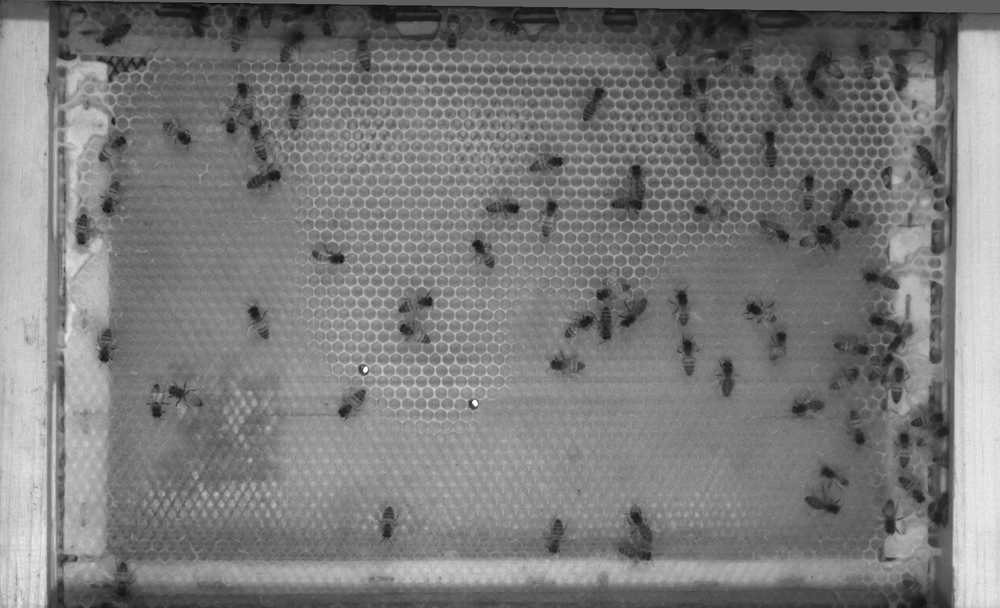
#> input picture filtres/M01C02_000338.png, 1000 x 608 px, shrunk from 1696 x 1031 before the run, found by its file name
$ python heatmap_bm3d.py
#> lines starting #> are read from the running program, lines starting #| are printed output that depends on the picture
#> further down, img is the input picture: shape (608, 1000); min 9, max 255, mean 122.5
#| Image chargée : M01C02_000338 (1000×608px)
import cv2
import numpy as np
import os
import matplotlib.pyplot as plt

# Dépendance : pip install bm3d
import bm3d

# ============================================================
#  CONFIGURATION
# ============================================================
INPUT_IMAGE_PATH = "/Users/valentindaveau/2IA_S8/Mission_R&D/Bee-recognition/images2_crop/M01C02_000338.png"
OUTPUT_DIR = (
    "/Users/valentindaveau/2IA_S8/Mission_R&D/Bee-recognition/Output/heatmap_bm3d_MC02"
)

# Paramètres heatmap
R = 40
T = 30

# Paramètres BM3D
# sigma_psd est l'écart-type estimé du bruit (en niveaux de gris, échelle 0-255).
# C'est le seul paramètre vraiment important de BM3D.
# Règle pratique :
#   - sigma_psd = 5-10  : bruit très faible (images quasi propres, légère compression PNG)
#   - sigma_psd = 15-25 : bruit modéré (caméra de ruche en conditions normales)
#   - sigma_psd = 30-50 : bruit fort (mauvais éclairage, capteur bas de gamme)
# Si tu ne connais pas le bruit de ta caméra, commence à sigma_psd=15 et ajuste
# selon le résultat : trop lisse → descends, grain visible → monte.
SIGMA_PSD = 15

# ============================================================
#  DÉBRUITAGE BM3D
# ============================================================
# BM3D (Block Matching and 3D filtering) — Dabov et al., IEEE TIP 2007
# Considéré comme l'état de l'art classique du débruitage (référence de facto).
#
# Principe en deux étapes :
#
# ÉTAPE 1 — Estimation de base (hard thresholding)
#   Pour chaque bloc de l'image, BM3D cherche dans toute l'image les blocs qui
#   lui ressemblent (block matching). Ces blocs similaires sont empilés en un
#   volume 3D. Une transformée 3D (DCT ou ondelettes) est appliquée sur ce volume :
#   les coefficients petits (= bruit) sont mis à zéro (seuillage dur), les grands
#   (= signal) sont conservés. On obtient une première image débruitée.
#
# ÉTAPE 2 — Estimation finale (filtre de Wiener collaboratif)
#   On refait un block matching sur la première image débruitée (plus précis).
#   Au lieu du seuillage dur, on applique un filtre de Wiener collaboratif :
#   chaque coefficient 3D est atténué proportionnellement à son rapport signal/bruit
#   estimé. Résultat : les détails fins (contours des abeilles) sont bien mieux
#   préservés que par un simple lissage gaussien.
#
# Avantage clé vs filtres classiques :
#   Le NLM et le gaussien lissent localement. BM3D exploite la REDONDANCE GLOBALE
#   de l'image : deux abeilles similaires dans des coins opposés de l'image
#   s'aident mutuellement à se débruiter. C'est particulièrement puissant pour
#   des ruches où les corps d'abeilles se ressemblent visuellement.
#
# Référence : K. Dabov et al., "Image denoising by sparse 3D transform-domain
#             collaborative filtering", IEEE TIP, vol. 16, no. 8, 2007.


def apply_bm3d(img_gray, sigma_psd=15):
    """
    Applique le filtre BM3D sur une image en niveaux de gris.

    Paramètres
    ----------
    img_gray  : image uint8 (0-255)
    sigma_psd : écart-type estimé du bruit (0-255).
                Plus grand = débruitage plus agressif.

    Retourne
    --------
    Image débruitée uint8 (0-255)
    """
    # BM3D travaille sur des valeurs normalisées [0.0, 1.0]
    img_float = img_gray.astype(np.float64) / 255.0
    sigma_norm = sigma_psd / 255.0

    denoised = bm3d.bm3d(img_float, sigma_psd=sigma_norm)

    # Remise sur 0-255 avec clipping pour éviter les débordements
    denoised = np.clip(denoised * 255.0, 0, 255).astype(np.uint8)
    return denoised


# ============================================================
#  PIPELINE HEATMAP
# ============================================================


def generate_and_save_heatmap(
    img_gray, r, threshold_val, output_folder, base_name, sigma_psd=15
):
    """
    Pipeline heatmap avec prétraitement BM3D avant la FFT.
    L'overlay final est rendu sur l'image originale non modifiée.
    """
    # Étape 0 : Débruitage BM3D
    img_processed = apply_bm3d(img_gray, sigma_psd)

    rows, cols = img_processed.shape
    crow, ccol = rows // 2, cols // 2

    # Étape 1 : FFT + masque passe-bas
    dft = cv2.dft(np.float32(img_processed), flags=cv2.DFT_COMPLEX_OUTPUT)
    dft_shift = np.fft.fftshift(dft)
    mask = np.zeros((rows, cols, 2), np.uint8)
    cv2.circle(mask, (ccol, crow), r, (1, 1), -1)
    fshift = dft_shift * mask
    f_ishift = np.fft.ifftshift(fshift)
    img_back = cv2.idft(f_ishift)
    img_back = cv2.magnitude(img_back[:, :, 0], img_back[:, :, 1])

    # Étape 2 : Heatmap
    img_back = cv2.normalize(img_back, None, 0, 255, cv2.NORM_MINMAX)
    heatmap_raw = 255 - img_back.astype(np.uint8)
    _, heatmap_t = cv2.threshold(heatmap_raw, threshold_val, 255, cv2.THRESH_TOZERO)
    heatmap_color = cv2.applyColorMap(heatmap_t, cv2.COLORMAP_JET)

    # Étape 3 : Overlay sur l'image ORIGINALE (pas sur l'image débruitée)
    img_bgr = cv2.cvtColor(img_gray, cv2.COLOR_GRAY2BGR)
    final_overlay = cv2.addWeighted(img_bgr, 0.6, heatmap_color, 0.4, 0)

    filename = f"heatmap_bm3d_sigma={sigma_psd}_r={r}_t={threshold_val}_{base_name}.png"
    save_path = os.path.join(output_folder, filename)
    cv2.imwrite(save_path, final_overlay)
    return filename


# ============================================================
#  GRID SEARCH SUR sigma_psd
# ============================================================
SIGMA_VALUES = [5, 15, 25, 40]


def create_summary_grid(output_folder, base_name, sigma_vals, r, t):
    """Grille récapitulative des différents niveaux de débruitage BM3D."""
    n = len(sigma_vals)
    fig, axes = plt.subplots(1, n + 1, figsize=(5 * (n + 1), 5))

    fig.suptitle(
        f"Grid Search BM3D : sigma_psd  (r={r}, t={t})\nImage : {base_name}.png",
        fontsize=16,
        fontweight="bold",
        y=1.02,
    )

    # Colonne 0 : référence sans débruitage
    ref_path = os.path.join(
        output_folder, f"heatmap_bm3d_sigma=0_r={r}_t={t}_{base_name}.png"
    )
    if os.path.exists(ref_path):
        axes[0].imshow(cv2.cvtColor(cv2.imread(ref_path), cv2.COLOR_BGR2RGB))
    axes[0].set_title("Sans BM3D\n(référence)", fontsize=11, pad=8)
    axes[0].axis("off")

    for j, sigma in enumerate(sigma_vals):
        filename = f"heatmap_bm3d_sigma={sigma}_r={r}_t={t}_{base_name}.png"
        filepath = os.path.join(output_folder, filename)
        if os.path.exists(filepath):
            axes[j + 1].imshow(cv2.cvtColor(cv2.imread(filepath), cv2.COLOR_BGR2RGB))
        axes[j + 1].set_title(f"σ = {sigma}", fontsize=11, pad=8)
        axes[j + 1].axis("off")

    plt.tight_layout()
    summary_path = os.path.join(output_folder, f"SUMMARY_BM3D_{base_name}.png")
    plt.savefig(summary_path, dpi=150, bbox_inches="tight")
    print(f"Grille sauvegardée : {summary_path}")
    plt.close()


# ============================================================
#  MAIN
# ============================================================


def generate_no_filter_reference(img_gray, r, t, output_folder, base_name):
    """Génère la heatmap de référence sans débruitage pour comparaison."""
#> called with r = 40, t = 30, base_name = 'M01C02_000338'
    rows, cols = img_gray.shape
#> rows = 608; cols = 1000
    crow, ccol = rows // 2, cols // 2
#> crow = 304; ccol = 500
    dft = cv2.dft(np.float32(img_gray), flags=cv2.DFT_COMPLEX_OUTPUT)
    dft_shift = np.fft.fftshift(dft)
    mask = np.zeros((rows, cols, 2), np.uint8)
    cv2.circle(mask, (ccol, crow), r, (1, 1), -1)
    fshift = dft_shift * mask
    f_ishift = np.fft.ifftshift(fshift)
    img_back = cv2.idft(f_ishift)
    img_back = cv2.magnitude(img_back[:, :, 0], img_back[:, :, 1])
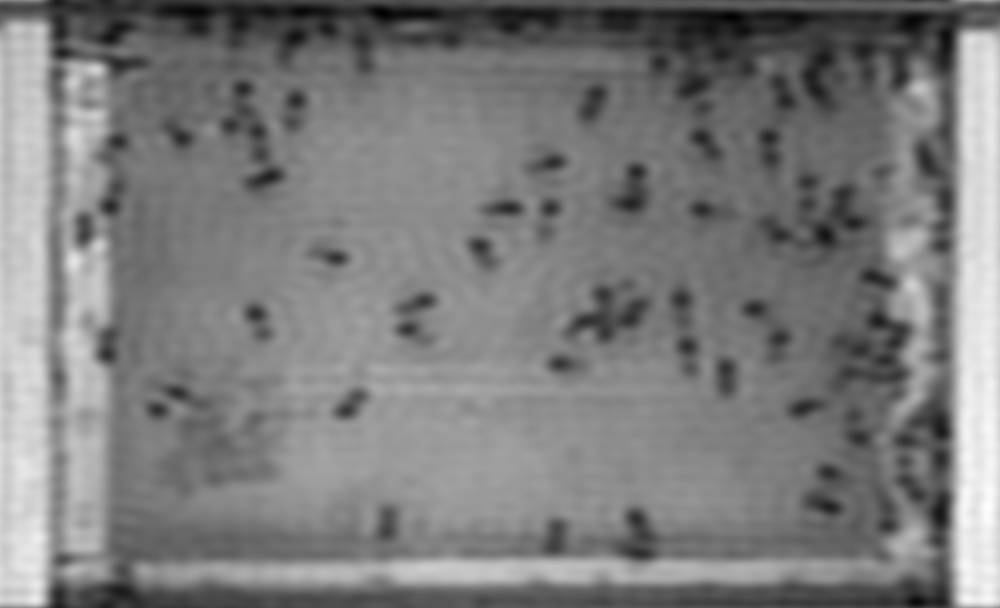
#> img_back: shape (608, 1000) float32; min 6007184, max 145970320, mean 74457136; drawn with min black and max white
    img_back = cv2.normalize(img_back, None, 0, 255, cv2.NORM_MINMAX)
    heatmap_raw = 255 - img_back.astype(np.uint8)
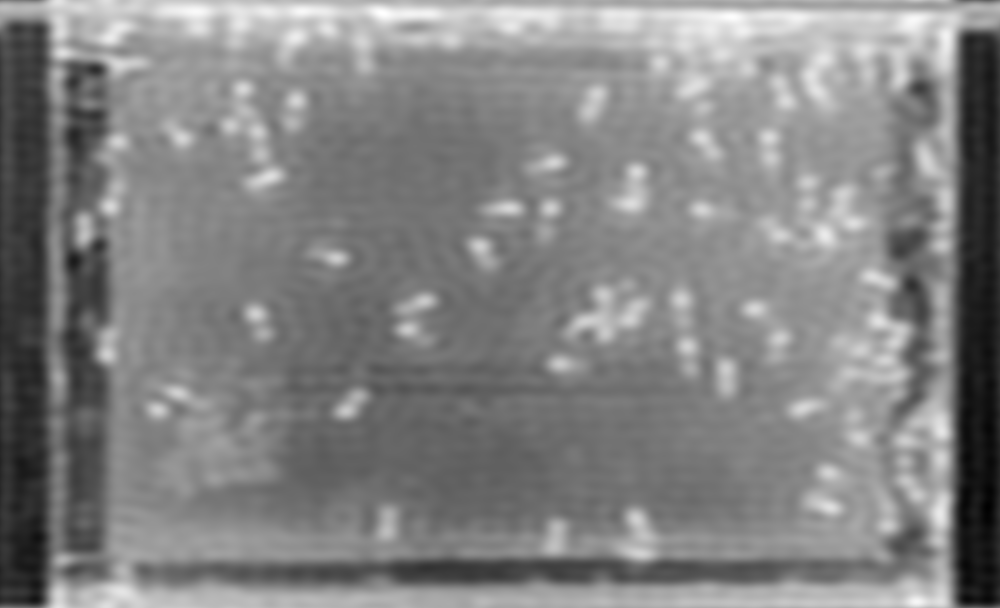
#> heatmap_raw: shape (608, 1000); min 0, max 255, mean 130.8
    _, heatmap_t = cv2.threshold(heatmap_raw, t, 255, cv2.THRESH_TOZERO)
    heatmap_color = cv2.applyColorMap(heatmap_t, cv2.COLORMAP_JET)
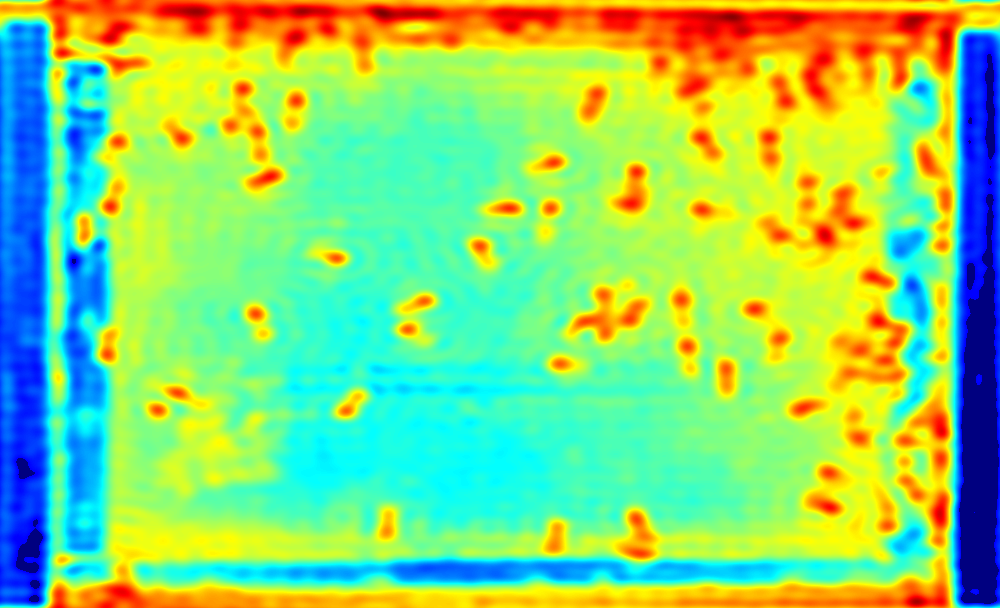
#> heatmap_color: shape (608, 1000, 3); mean B, G, R 112.9, 212.9, 139.7
    img_bgr = cv2.cvtColor(img_gray, cv2.COLOR_GRAY2BGR)
    final_overlay = cv2.addWeighted(img_bgr, 0.6, heatmap_color, 0.4, 0)
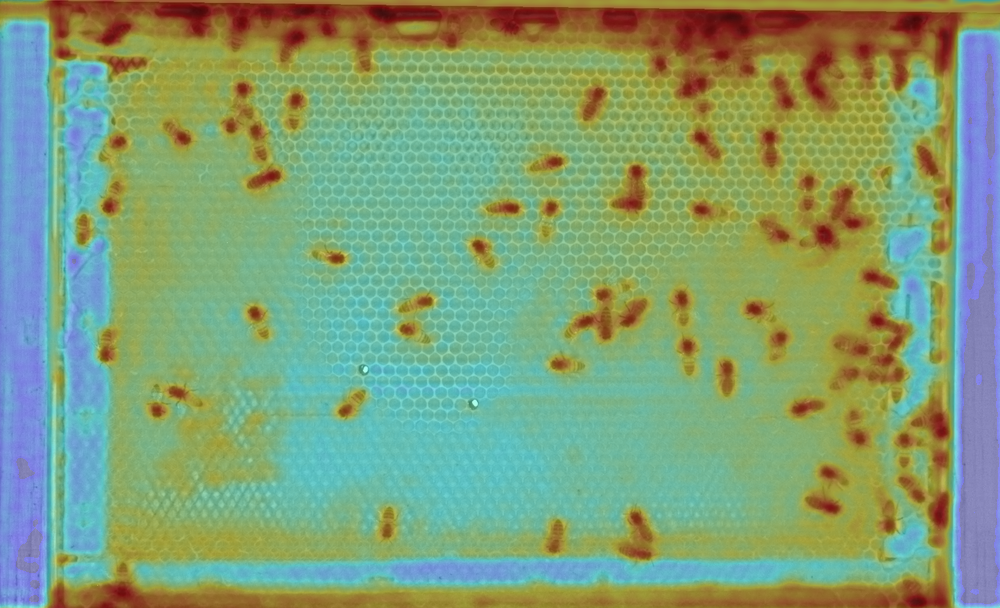
#> final_overlay: shape (608, 1000, 3); mean B, G, R 118.6, 158.6, 129.4
    cv2.imwrite(
        os.path.join(
            output_folder, f"heatmap_bm3d_sigma=0_r={r}_t={t}_{base_name}.png"
        ),
        final_overlay,
    )


if __name__ == "__main__":
    os.makedirs(OUTPUT_DIR, exist_ok=True)

    img = cv2.imread(INPUT_IMAGE_PATH, cv2.IMREAD_GRAYSCALE)
    if img is None:
        print(f"Erreur : impossible de charger {INPUT_IMAGE_PATH}")
    else:
        base_name = os.path.splitext(os.path.basename(INPUT_IMAGE_PATH))[0]
        print(f"Image chargée : {base_name} ({img.shape[1]}×{img.shape[0]}px)\n")

        print("--- Génération de la référence sans filtre ---")
        generate_no_filter_reference(img, R, T, OUTPUT_DIR, base_name)

        print("\n--- Grid Search BM3D (sigma_psd) ---")
        print(
            "Note : BM3D est plus lent que les filtres classiques (~2-10s par image)."
        )
        for sigma in SIGMA_VALUES:
            print(f"  Traitement sigma={sigma}...", end=" ", flush=True)
#> (the run stopped early here; a loop or call above may not have finished)
